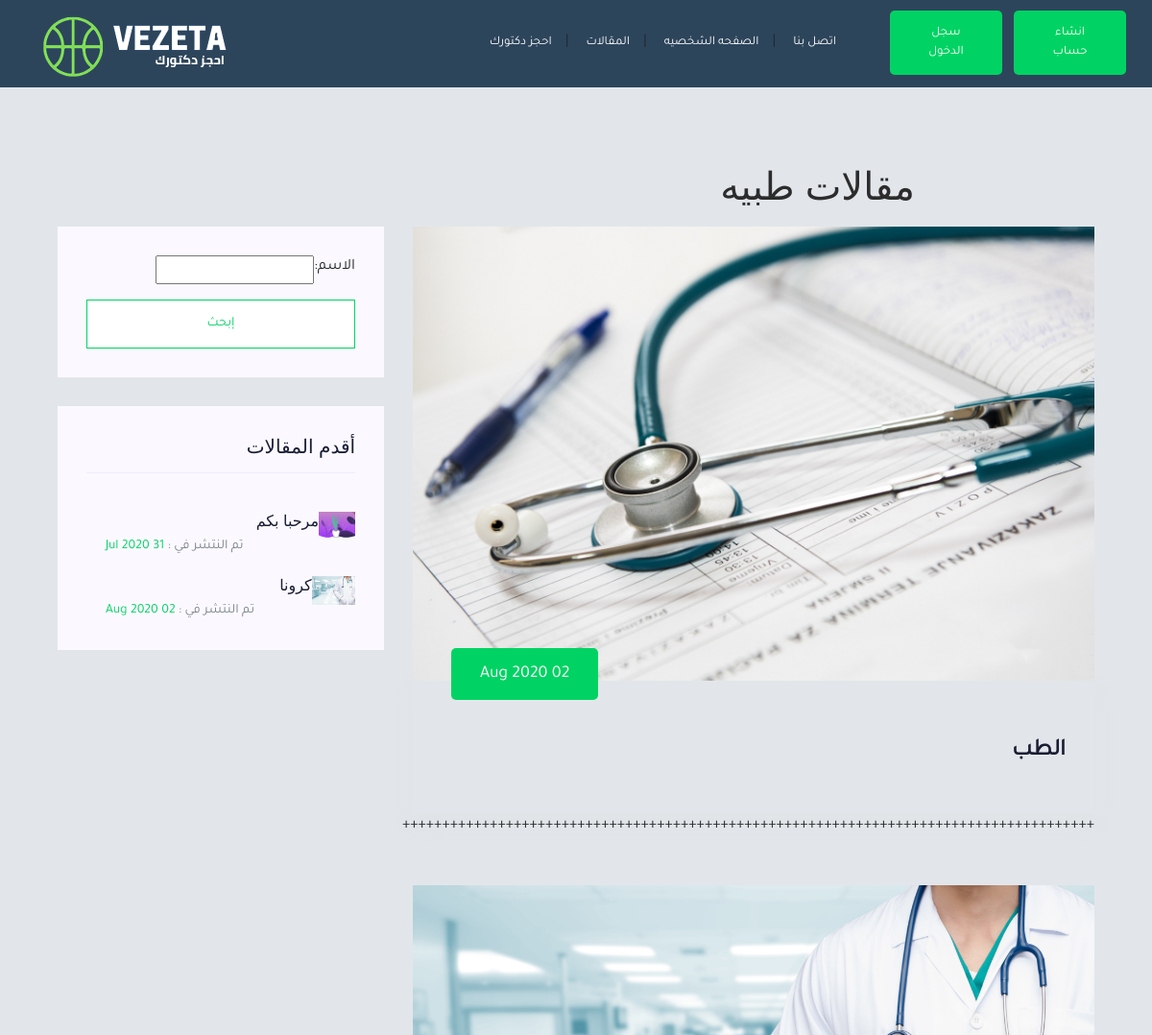
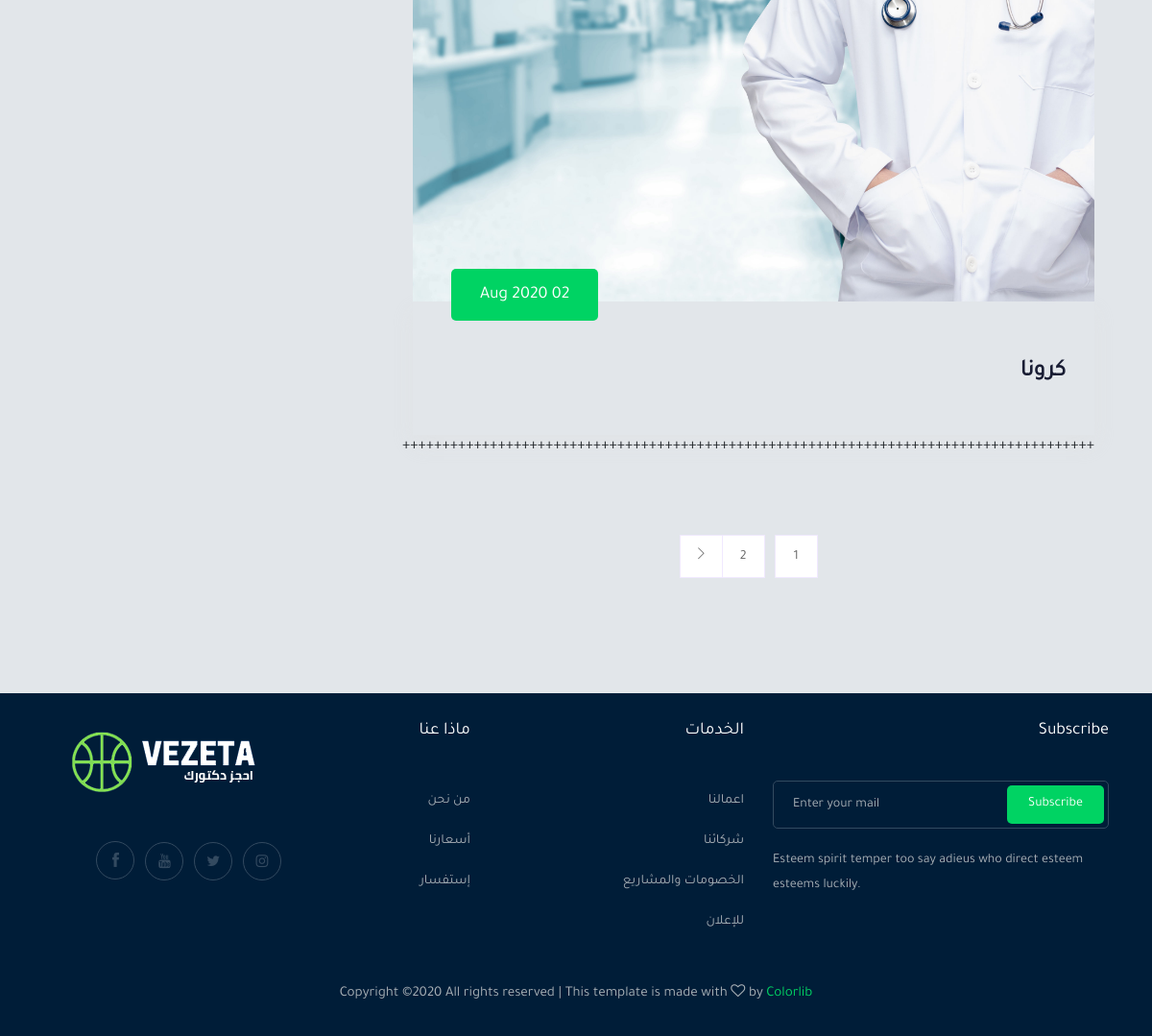
Screenshot of /blog/ with the database file from the repository (2 pictures, top to bottom).
### blog/models.py (models this page shows, shortened)
class Post(models.Model):
    title=models.CharField(max_length=40,null=False,blank=False)
    image=models.ImageField(null=False,blank=False,upload_to='image_upload')
    time=models.DateTimeField(auto_now=True)
    content=models.TextField(null=False,blank=False)
    author=models.ForeignKey(User, on_delete=models.CASCADE, blank=True,related_name='author')
    like=models.ManyToManyField(User,blank=True,related_query_name='like')

### blog/views.py (the view)
# urls.py: path('',views.blog , name='bloghome'),
def blog(request):
    post=Post.objects.all().order_by("-time")
    old=Post.objects.all()[:2]
    myfilter=BFilter(request.GET,queryset=post)
    post=myfilter.qs
    paginator = Paginator(post, 2)
    page_number = request.GET.get('page')
    page_obj = paginator.get_page(page_number)
    return render(request,'home2.html',{"posts":page_obj,"old":old,"myfilter":myfilter})

### blog/templates/home2.html (shortened to what this page needs)
{% extends "base_generic.html" %}
{% block content %}
<div class="container" style="margin-top: 10rem">
<div class="bradcam_text " >
    <h3 >مقالات طبيه </h3>
</div>
<div dir="rtl">
<section class="blog_area section-padding">
<div class="container">
    <div class="row">
        <div class="col-lg-8 mb-5 mb-lg-0">
            <div class="blog_left_sidebar">
                {% for post in posts %}
                <article class="blog_item">
                    <div class="blog_item_img">
                        <img class="card-img rounded-0" src="{{post.image.url}}" alt="">
                        <a href="#" class="blog_item_date">
                            <p>{{post.time |date:'d M o'}}</p>
                        </a>
                    </div>
                    <div class="blog_details">
                        <a class="d-inline-block" href="{%url 'blog:single' post.title %}">
                            <h2>{{post.title}}</h2>
                        </a>
                    </div>
                    <div>+++++++++++++++++++++++++++++++++++++++++++++++++++++++++++++++++++++++++++++++++++++++</div>
                </article>
        {% endfor %}
        {% if posts.has_other_pages %}
                <nav class="blog-pagination justify-content-center d-flex">
                    <ul class="pagination">
                        {% for i in posts.paginator.page_range %}
                            <li class="page-item">
                                <a href="?page={{i}}" class="page-link">{{i}}</a>
                            </li>
                            {% endfor %}
                            {% if posts.has_next %}
                        <li class="page-item">
                            <a href="?page={{posts.next_page_number}}" class="page-link" aria-label="Next">
                                <i class="ti-angle-right"></i>
                            </a>
                        </li>
                        {% endif %}
                    </ul>
                </nav>
                {% endif %}
            </div>
        </div>
        <div class="col-lg-4">
            <div class="blog_right_sidebar">
                <aside class="single_sidebar_widget search_widget">
                    <form method="GET">
                        <div class="form-group">
                            <div class="input-group mb-3">
                                الاسم:
                                {{myfilter.form.title}}
                            </div>
                        </div>
                        <button class="button rounded-0 primary-bg text-white w-100 btn_1 boxed-btn"
                            type="submit">إبحث</button>
                    </form>
                </aside>
                <aside class="single_sidebar_widget popular_post_widget">
                    <h3 class="widget_title">أقدم المقالات</h3>
                    {% for ol in old %}
                        <div class="media post_item">
                                <img src="{{ol.image.url}}" alt="" style="width: 30spx; height: 30px;">
                            <div class="media-body">
                                <a href="{%url 'blog:single' ol.title %}">
                                    <h3>{{ol.title}}</h3>
                                </a>
                                <p>تم النتشر في : <span style="color: #00D363;">{{ol.time |date:'d M o'}}</p>
                            </div>
                        </div>
                        {% endfor %}
                </aside>
            </div>
        </div>
    </div>
</div>
</section>
</div>
</div>
{% endblock %}

### rows the page displays
Post: image (picture), time "02 Aug 2020", title "الطب"
Post: image (picture), time "02 Aug 2020", title "كرونا"
Post: image (picture), title "مرحبا بكم", time "31 Jul 2020"

### other values shown
{{ i }} "1" "2"
